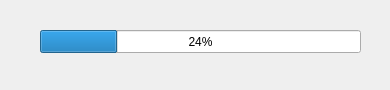
<?xml version="1.0" encoding="UTF-8"?>
<ui version="4.0">
 <class>Form</class>
 <widget class="QWidget" name="Form">
  <property name="geometry">
   <rect>
    <x>0</x>
    <y>0</y>
    <width>390</width>
    <height>90</height>
   </rect>
  </property>
  <property name="windowTitle">
   <string>Form</string>
  </property>
  <widget class="QProgressBar" name="progressBar_2">
   <property name="geometry">
    <rect>
     <x>40</x>
     <y>30</y>
     <width>321</width>
     <height>23</height>
    </rect>
   </property>
   <property name="value">
    <number>24</number>
   </property>
  </widget>
 </widget>
 <resources/>
 <connections/>
</ui>
